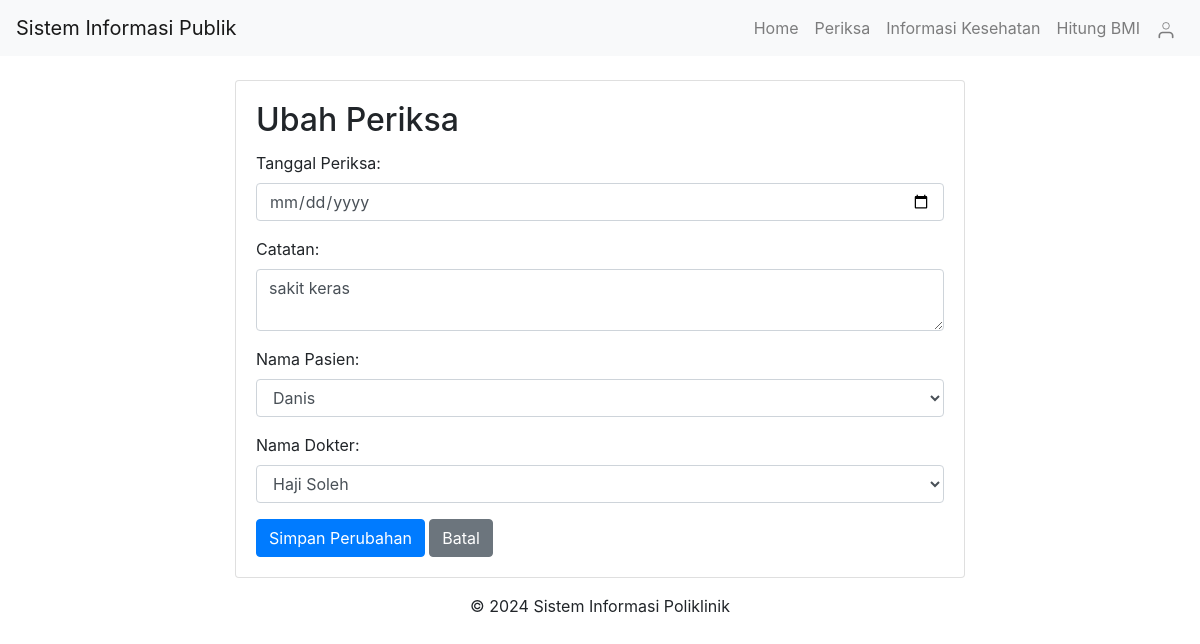
Screenshot of /pages/ubah_periksa.php?id_periksa=14 with the database file from the repository.
### tables this page shows
CREATE TABLE `periksa` (
  `id` int(11) NOT NULL,
  `id_pasien` int(11) NOT NULL,
  `id_dokter` int(11) NOT NULL,
  `tgl_periksa` datetime NOT NULL,
  `catatan` text DEFAULT NULL
);

CREATE TABLE `pasien` (
  `id` int(11) NOT NULL,
  `nama` varchar(255) NOT NULL,
  `alamat` varchar(255) NOT NULL,
  `no_hp` varchar(50) NOT NULL
);

CREATE TABLE `dokter` (
  `id` int(11) NOT NULL,
  `nama` varchar(255) NOT NULL,
  `alamat` varchar(255) NOT NULL,
  `no_hp` varchar(50) NOT NULL
);

### pages/ubah_periksa.php (the view, shortened to what this page needs)
<?php
include('../includes/header.php');
include('../config/database.php');
if (isset($_GET['id_periksa'])) {
    $id_periksa = $_GET['id_periksa'];
    $sql = "SELECT periksa.id, periksa.tgl_periksa, periksa.catatan,
                    periksa.id_pasien, periksa.id_dokter,
                    pasien.nama AS nama_pasien, dokter.nama AS nama_dokter
            FROM periksa
            INNER JOIN pasien ON periksa.id_pasien = pasien.id
            INNER JOIN dokter ON periksa.id_dokter = dokter.id
            WHERE periksa.id = ?";
    $stmt = $conn->prepare($sql);
    $stmt->bind_param("i", $id_periksa);
    $stmt->execute();
    $result = $stmt->get_result();
    if ($result->num_rows > 0) {
        $row = $result->fetch_assoc();
?>
        <div class="container mt-4">
            <div class="row">
                <div class="col-md-8 offset-md-2">
                    <div class="card">
                        <div class="card-body">
                            <h2 class="card-title">Ubah Periksa</h2>
                            <form action="../actions/update_periksa.php" method="POST">
                                <div class="form-group">
                                    <label for="tgl_periksa">Tanggal Periksa:</label>
                                    <input type="date" id="tgl_periksa" name="tgl_periksa" class="form-control" value="<?php echo $row['tgl_periksa']; ?>" required>
                                </div>
                                <div class="form-group">
                                    <label for="catatan">Catatan:</label>
                                    <textarea id="catatan" name="catatan" class="form-control" required><?php echo $row['catatan']; ?></textarea>
                                </div>
                                <div class="form-group">
                                    <label for="id_pasien">Nama Pasien:</label>
                                    <select id="id_pasien" name="id_pasien" class="form-control" required>
                                        <option value="<?php echo $row['id_pasien']; ?>"><?php echo $row['nama_pasien']; ?></option>
                                    </select>
                                </div>
                                <div class="form-group">
                                    <label for="id_dokter">Nama Dokter:</label>
                                    <select id="id_dokter" name="id_dokter" class="form-control" required>
                                        <option value="<?php echo $row['id_dokter']; ?>"><?php echo $row['nama_dokter']; ?></option>
                                    </select>
                                </div>
                                <button type="submit" class="btn btn-primary">Simpan Perubahan</button>
                                <a href="../pages/periksa.php" class="btn btn-secondary">Batal</a>
                            </form>
                        </div>
                    </div>
                </div>
            </div>
        </div>
<?php
    } else {
        echo "Data periksa tidak ditemukan.";
    }
} else {
    echo "Parameter id_periksa tidak valid.";
}
include('../includes/footer.php');
?>

### includes/header.php (style rules this page uses)
body { display: flex; flex-direction: column; }

### rows the page displays
periksa: catatan "sakit keras", id_pasien "Danis", id_dokter "Haji Soleh"
